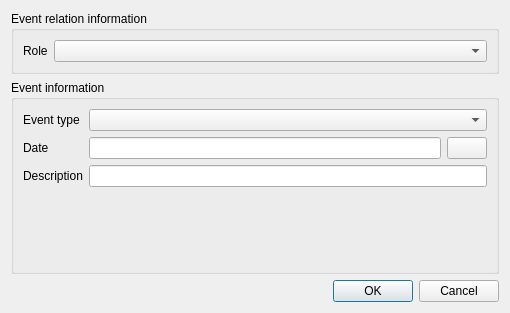
<?xml version="1.0" encoding="UTF-8"?>
<ui version="4.0">
 <class>EventEditorForm</class>
 <widget class="QWidget" name="EventEditorForm">
  <property name="geometry">
   <rect>
    <x>0</x>
    <y>0</y>
    <width>510</width>
    <height>313</height>
   </rect>
  </property>
  <property name="windowTitle">
   <string>Form</string>
  </property>
  <layout class="QVBoxLayout" name="verticalLayout_4">
   <item>
    <layout class="QVBoxLayout" name="verticalLayout">
     <item>
      <widget class="QGroupBox" name="groupBox">
       <property name="title">
        <string>Event relation information</string>
       </property>
       <property name="flat">
        <bool>true</bool>
       </property>
       <layout class="QVBoxLayout" name="verticalLayout_2">
        <item>
         <layout class="QFormLayout" name="formLayout">
          <item row="0" column="0">
           <widget class="QLabel" name="eventRoleLabel">
            <property name="text">
             <string>Role</string>
            </property>
            <property name="buddy">
             <cstring>eventRoleComboBox</cstring>
            </property>
           </widget>
          </item>
          <item row="0" column="1">
           <widget class="QComboBox" name="eventRoleComboBox"/>
          </item>
         </layout>
        </item>
       </layout>
      </widget>
     </item>
     <item>
      <widget class="QGroupBox" name="groupBox_2">
       <property name="sizePolicy">
        <sizepolicy hsizetype="Preferred" vsizetype="Preferred">
         <horstretch>0</horstretch>
         <verstretch>1</verstretch>
        </sizepolicy>
       </property>
       <property name="title">
        <string>Event information</string>
       </property>
       <property name="flat">
        <bool>true</bool>
       </property>
       <property name="checkable">
        <bool>false</bool>
       </property>
       <layout class="QVBoxLayout" name="verticalLayout_3">
        <item>
         <layout class="QFormLayout" name="formLayout_2">
          <item row="0" column="0">
           <widget class="QLabel" name="eventTypeLabel">
            <property name="text">
             <string>Event type</string>
            </property>
            <property name="buddy">
             <cstring>eventTypeComboBox</cstring>
            </property>
           </widget>
          </item>
          <item row="0" column="1">
           <widget class="QComboBox" name="eventTypeComboBox"/>
          </item>
          <item row="1" column="0">
           <widget class="QLabel" name="eventDateLabel">
            <property name="text">
             <string>Date</string>
            </property>
           </widget>
          </item>
          <item row="1" column="1">
           <layout class="QHBoxLayout" name="horizontalLayout" stretch="0,0">
            <item>
             <widget class="QLineEdit" name="eventDatePicker"/>
            </item>
            <item>
             <widget class="QPushButton" name="eventDateEditButton">
              <property name="text">
               <string/>
              </property>
              <property name="icon">
               <iconset theme="edit-entry"/>
              </property>
             </widget>
            </item>
           </layout>
          </item>
          <item row="2" column="0">
           <widget class="QLabel" name="eventNameLabel">
            <property name="text">
             <string>Description</string>
            </property>
            <property name="buddy">
             <cstring>eventNameEdit</cstring>
            </property>
           </widget>
          </item>
          <item row="2" column="1">
           <widget class="QLineEdit" name="eventNameEdit"/>
          </item>
         </layout>
        </item>
       </layout>
      </widget>
     </item>
     <item>
      <widget class="QDialogButtonBox" name="dialogButtons">
       <property name="standardButtons">
        <set>QDialogButtonBox::StandardButton::Cancel|QDialogButtonBox::StandardButton::Ok</set>
       </property>
      </widget>
     </item>
    </layout>
   </item>
  </layout>
 </widget>
 <resources/>
 <connections/>
</ui>
